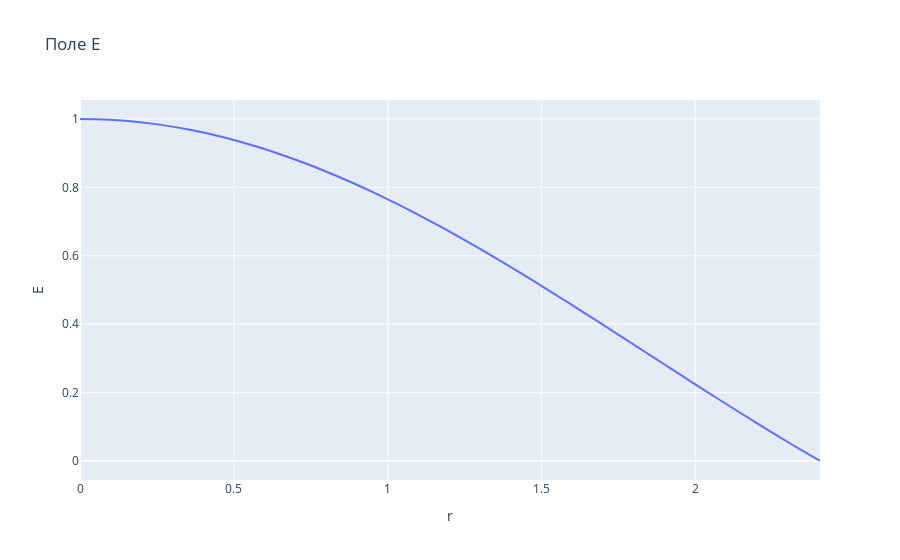

The notebook cell saved with this chart:
### Markdown cell above
Поля внутри банки не изменятся если мы обрежем провода. Теперь рассмотрим как распределятся поле $E$ внутри нашей банки:

### Code cell
r2 = r = nm.linspace(0,spec.jn_zeros(0, 1)[0])
fig3 = go.Figure()
fig3.add_trace(go.Scatter(x=r2, y=spec.j0(r2),line_shape='spline'))
fig3.update_layout(title='Поле E',
                   xaxis_title='r',
                   yaxis_title='E')
fig3.show()

### Figure 1 — Plotly figure (JSON) as saved in the notebook; plotly's stock layout.template omitted (floating-point values rounded to 4 significant figures)
{"data": [{"line": {"shape": "spline"}, "type": "scatter", "x": [0, 0.04908, 0.09816, 0.1472, 0.1963, 0.2454, 0.2945, 0.3435, 0.3926, 0.4417, 0.4908, 0.5399, 0.5889, 0.638, 0.6871, 0.7362, 0.7852, 0.8343, 0.8834, 0.9325, 0.9816, 1.031, 1.08, 1.129, 1.178, 1.227, 1.276, 1.325, 1.374, 1.423, 1.472, 1.521, 1.57, 1.62, 1.669, 1.718, 1.767, 1.816, 1.865, 1.914, 1.963, 2.012, 2.061, 2.11, 2.159, 2.209, 2.258, 2.307, 2.356, 2.405], "y": [1, 0.9994, 0.9976, 0.9946, 0.9904, 0.985, 0.9784, 0.9707, 0.9618, 0.9518, 0.9407, 0.9285, 0.9152, 0.9008, 0.8854, 0.869, 0.8517, 0.8334, 0.8142, 0.7942, 0.7733, 0.7516, 0.7291, 0.7059, 0.6821, 0.6576, 0.6325, 0.6069, 0.5808, 0.5542, 0.5272, 0.4998, 0.4722, 0.4442, 0.4161, 0.3877, 0.3593, 0.3307, 0.3022, 0.2737, 0.2452, 0.2169, 0.1887, 0.1607, 0.133, 0.1056, 0.07859, 0.05194, 0.02573, -9.587e-17]}], "layout": {"title": {"text": "Поле E"}, "xaxis": {"title": {"text": "r"}}, "yaxis": {"title": {"text": "E"}}}}
